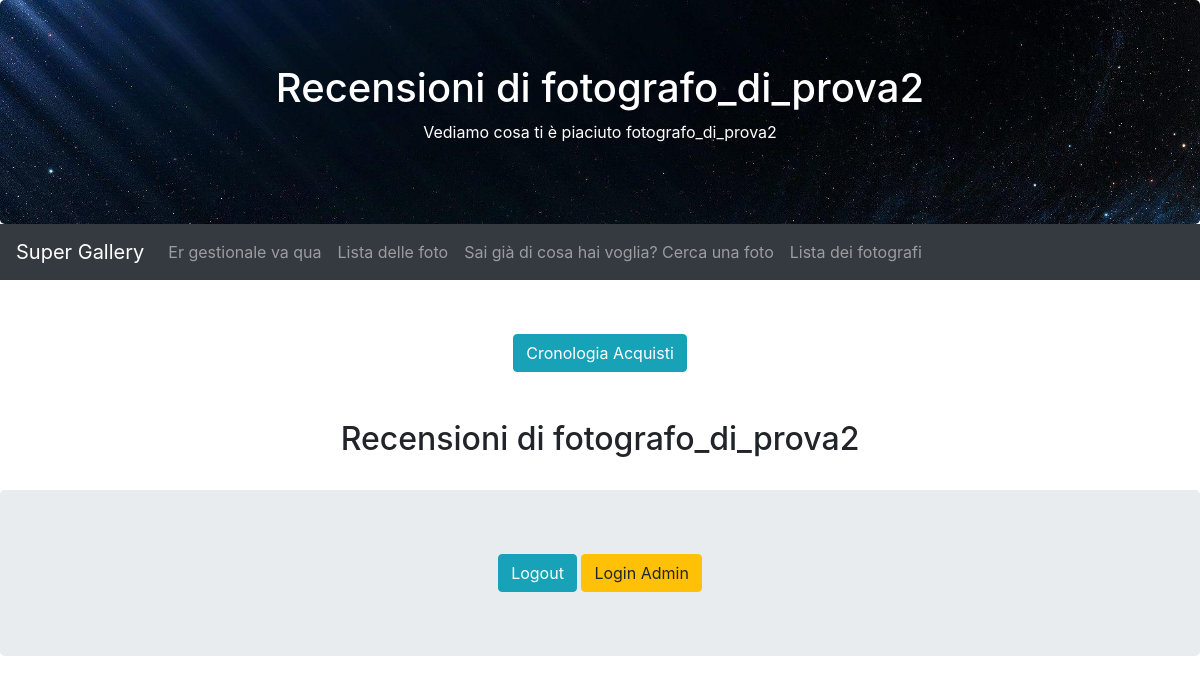
Before: /APPfoto/recensioni_utente/ (signed in) with the older database file.
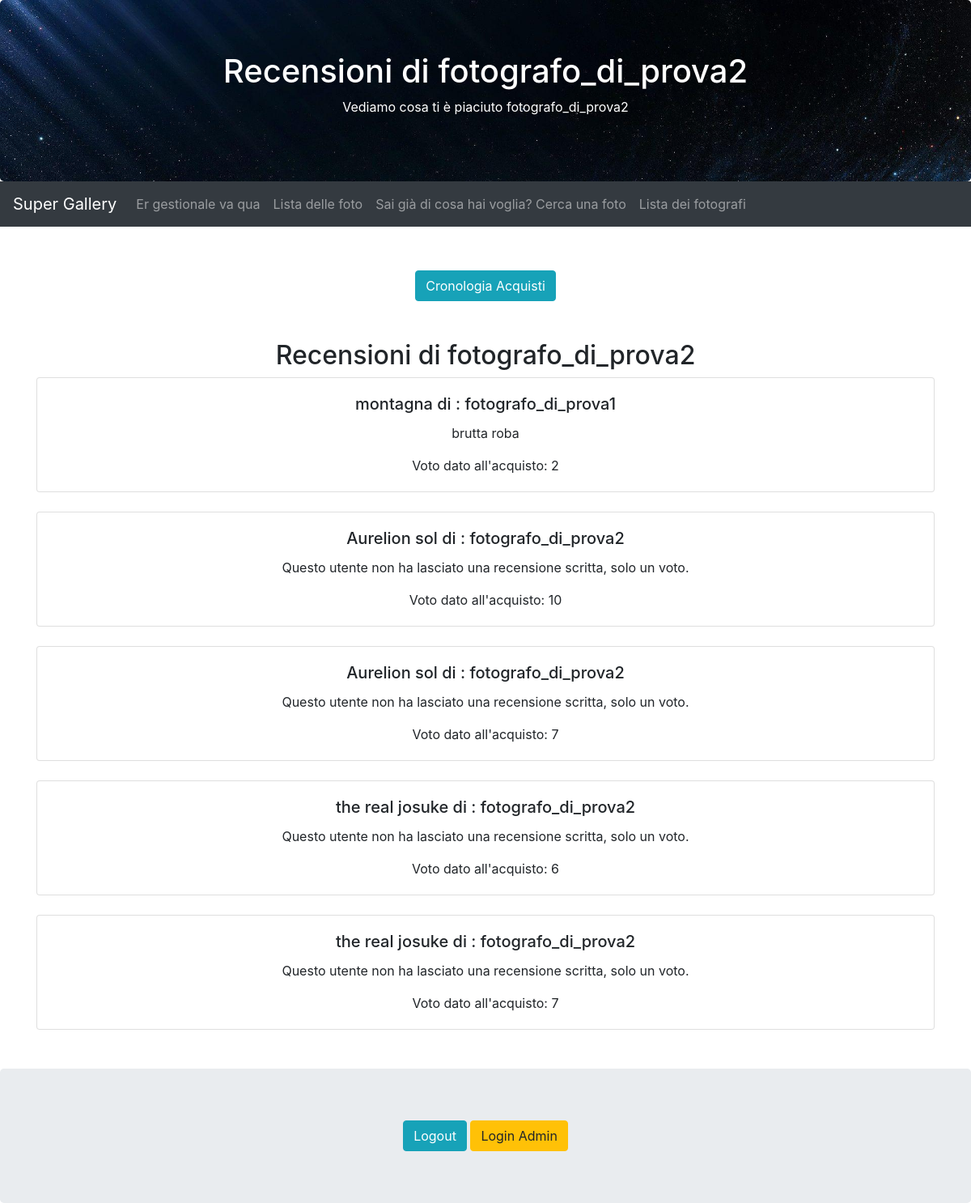
After: the same page with the newer database file.
### APPfoto/models.py (models this page shows, shortened)
class Recensione(models.Model):
    foto = models.ForeignKey(Foto, on_delete=models.CASCADE, related_name="recensioni")
    utente = models.ForeignKey(User, on_delete=models.CASCADE, related_name="recensioni_scritte")
    testo = models.CharField(max_length=250, default="Questo utente non ha lasciato una recensione scritta, "
                                                     "solo un voto.")
    voto = models.PositiveIntegerField()
    fotografo = models.ForeignKey(User, on_delete=models.CASCADE, related_name="recensioni", null=True, blank=True)
    acquisto=models.ForeignKey(Acquisto, on_delete=models.CASCADE, related_name="recensioni", null=True, blank=True)
    def testo_della_recensione(self):
        return self.testo
    class Meta:
        verbose_name_plural = "Recensioni"

class Foto(models.Model):
    COLOUR_CHOICES = [
        ("Black", "Black"),
        ("Dark Blue", "Dark Blue"),
        ("Green", "Green"),
        ("Grey", "Grey"),
        ("Light Blue", "Light Blue"),
        ("Orange", "Orange"),
        ("Pink", "Pink"),
        ("Purple", "Purple"),
        ("Red", "Red"),
        ("White", "White"),
        ("Yellow", "Yellow"),
    ]
    name = models.CharField(max_length=50, default="No name Given")
    main_colour = models.CharField(max_length=100, choices=COLOUR_CHOICES)
    landscape = models.BooleanField()
    actual_photo = models.ImageField(upload_to='uploads/')
    artist = models.ForeignKey(User, on_delete=models.CASCADE, default=0)
    price = models.DecimalField(verbose_name="prezzo", max_digits=5, decimal_places=2, default=0.00)
    creation_date = models.DateTimeField(auto_now_add=True)

### APPfoto/views.py (the view)
# urls.py: path('recensioni_utente/', views.RecensioniUtente, name='RecensioniUtente')
@login_required
def RecensioniUtente(request):
    user = request.user
    recensioni_utente = Recensione.objects.filter(utente=user)
    context = {
        'user': user,
        'recensioni_utente': recensioni_utente,
    }
    return render(request, 'APPfotoTempl/recensioni_utente.html', context)

### APPfoto/templates/APPfotoTempl/recensioni_utente.html (shortened to what this page needs)
{% extends 'base.html' %}
{% block header1 %}
  <h1>Recensioni di {{ user.username }} </h1>
  <p>Vediamo cosa ti è piaciuto
    {% if user.is_authenticated %}
     {{ user.username }}
    {% else %}
    Utente non registrato
        <br>
        Wait a minute, who are you?
    {% endif %}
  </p>
{% endblock %}
{% block content %}
     <br> <a href="{% url 'APPfoto:situation' %}" class="btn btn-info">Cronologia Acquisti</a>
    <br>
    <br>
    <br>
  <h2>Recensioni di {{ user.username }}</h2>
  {% for recensione in recensioni_utente %}
    <div class="card mb-4">
      <div class="card-body">
        <h5 class="card-title">{{ recensione.foto.name }} di : {{ recensione.fotografo }}</h5>
        <p class="card-text">{{ recensione.testo_della_recensione }}</p>
        <p class="card-text"> Voto dato all'acquisto: {{ recensione.voto }}</p>
      </div>
    </div>
  {% endfor %}
{% endblock %}

Changed rows visible on the page:
added Recensione: foto.name "montagna", fotografo "fotografo_di_prova1", testo_della_recensione "brutta roba", voto "2"
added Recensione: foto.name "Aurelion sol", fotografo "fotografo_di_prova2", testo_della_recensione "Questo utente non ha lasciato una recensione scritta, solo un voto.", voto "10"
added Recensione: foto.name "Aurelion sol", fotografo "fotografo_di_prova2", testo_della_recensione "Questo utente non ha lasciato una recensione scritta, solo un voto.", voto "7"
added Recensione: foto.name "the real josuke", fotografo "fotografo_di_prova2", testo_della_recensione "Questo utente non ha lasciato una recensione scritta, solo un voto.", voto "6"
added Recensione: foto.name "the real josuke", fotografo "fotografo_di_prova2", testo_della_recensione "Questo utente non ha lasciato una recensione scritta, solo un voto.", voto "7"
